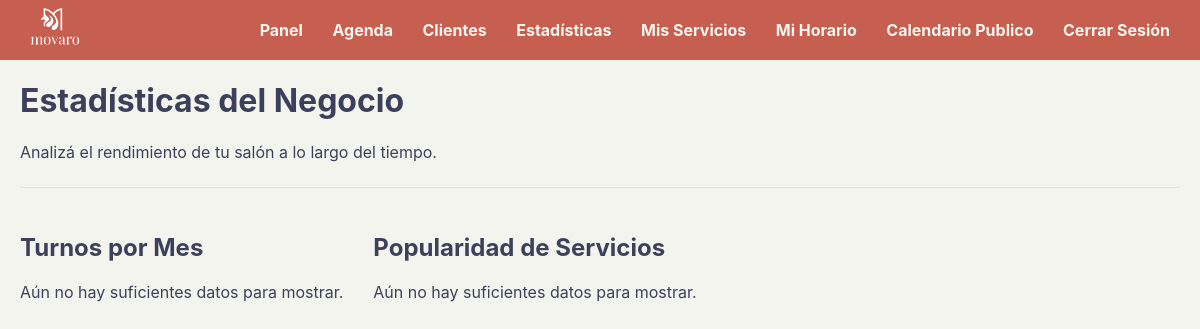
Before: /estadisticas (signed in) with the older database file.
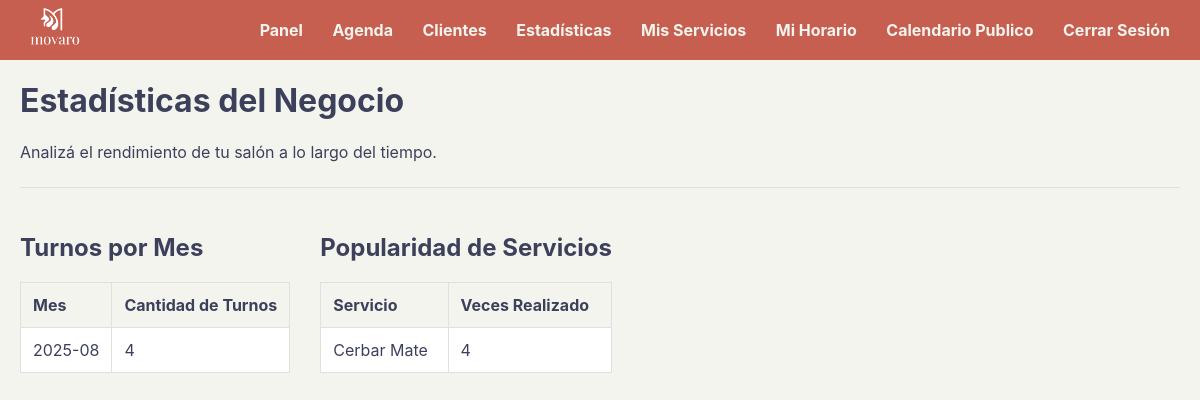
After: the same page with the newer database file.
### tables this page shows
CREATE TABLE turnos (
            id INTEGER PRIMARY KEY AUTOINCREMENT, usuario_id INTEGER NOT NULL,
            cliente_id INTEGER NOT NULL, servicio_id INTEGER NOT NULL,
            servicio_nombre TEXT NOT NULL, fecha TEXT NOT NULL,
            hora TEXT NOT NULL, foto_path TEXT,
            FOREIGN KEY (usuario_id) REFERENCES usuarios (id),
            FOREIGN KEY (cliente_id) REFERENCES clientes (id),
            FOREIGN KEY (servicio_id) REFERENCES servicios (id)
        );

### app.py (the view)
@app.route('/estadisticas')
def ver_estadisticas():
    if 'usuario_id' not in session: return redirect('/login')
    usuario_id_actual = session['usuario_id']
    conn = sqlite3.connect(DATABASE)
    conn.row_factory = sqlite3.Row
    cursor = conn.cursor()
    cursor.execute("SELECT fecha, servicio_nombre FROM turnos WHERE usuario_id = ?", (usuario_id_actual,))
    todos_los_turnos = cursor.fetchall()
    conn.close()
    turnos_por_mes = Counter(turno['fecha'][:7] for turno in todos_los_turnos)
    turnos_por_mes_ordenado = sorted(turnos_por_mes.items())
    contador_servicios = Counter(turno['servicio_nombre'] for turno in todos_los_turnos)
    servicios_populares = contador_servicios.most_common()
    return render_template('estadisticas.html', turnos_mes=turnos_por_mes_ordenado, servicios_pop=servicios_populares)

### templates/estadisticas.html (shortened to what this page needs)
{% extends "base.html" %}
{% block content %}
<h1>Estadísticas del Negocio</h1>
<p>Analizá el rendimiento de tu salón a lo largo del tiempo.</p>
<hr>
<div class="layout-container">
    <div class="stats-card">
        <h2>Turnos por Mes</h2>
        {% if turnos_mes %}
            <table class="stats-table tabla-responsiva">
                <thead>
                    <tr>
                        <th>Mes</th>
                        <th>Cantidad de Turnos</th>
                    </tr>
                </thead>
                <tbody>
                    {% for mes, cantidad in turnos_mes %}
                        <tr>
                            <td>{{ mes }}</td>
                            <td>{{ cantidad }}</td>
                        </tr>
                    {% endfor %}
                </tbody>
            </table>
        {% else %}
            <p>Aún no hay suficientes datos para mostrar.</p>
        {% endif %}
    </div>
    <div class="stats-card">
        <h2>Popularidad de Servicios</h2>
        {% if servicios_pop %}
            <table class="stats-table tabla-responsiva">
                <thead>
                    <tr>
                        <th>Servicio</th>
                        <th>Veces Realizado</th>
                    </tr>
                </thead>
                <tbody>
                    {% for servicio, cantidad in servicios_pop %}
                        <tr>
                            <td>{{ servicio }}</td>
                            <td>{{ cantidad }}</td>
                        </tr>
                    {% endfor %}
                </tbody>
            </table>
        {% else %}
             <p>Aún no hay suficientes datos para mostrar.</p>
        {% endif %}
    </div>
</div>
{% endblock %}

Changed rows visible on the page:
added turnos: servicio_nombre "Cerbar Mate", cantidad "4"
Other visible differences:
text no longer shown: "Aún no hay suficientes datos para mostrar. Aún no hay suficientes datos para mostrar."
text now shown: "Mes Cantidad de Turnos Servicio Veces Realizado"
new list line: "2025-08 4"
